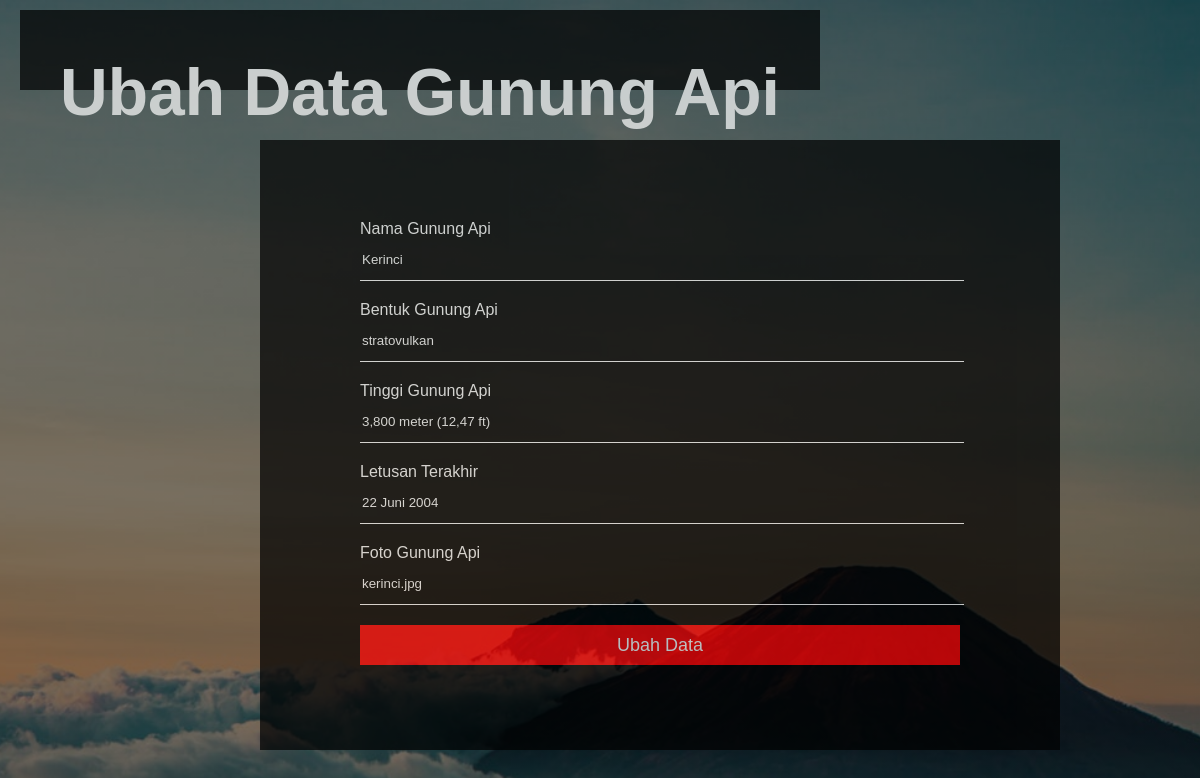
/ubah/ubah.php?id=2, run on the app's committed database.
### tables this page shows
CREATE TABLE `tb_gunung` (
  `id` int(5) NOT NULL,
  `nama` varchar(20) NOT NULL,
  `bentuk` varchar(20) NOT NULL,
  `tinggi` varchar(30) NOT NULL,
  `letusan_terakhir` varchar(30) NOT NULL,
  `gambar` varchar(30) NOT NULL
);

### ubah/ubah.php (the view, shortened to what this page needs)
<?php
    $id=$_GET["id"];
    $conn=mysqli_connect("localhost","root","","db_gunung");
    $result = mysqli_query($conn, "SELECT * FROM tb_gunung WHERE id = $id");
?>
<!DOCTYPE html>
<html>
<head>
        <link rel="stylesheet" type="text/css" href="style.css">
</head>
<body>
        <header>
        <div class="title">
                <h1 style="text-align: center;">Ubah Data Gunung Api</h1>
        </div>
        <div class="isi">
                <div class="isi2">
                    <?php while($row = mysqli_fetch_assoc($result)) :?>
                        <form action="" method="post">
                                       <p><label for="nama">Nama Gunung Api </label></p>
                                        <input type="text" name="nama" id="nama" required value="<?php echo $row["nama"];?>">
                                        <p><label for="bentuk">Bentuk Gunung Api </label></p>
                                        <input type="text" name="bentuk" id="bentuk"  required value="<?php echo $row["bentuk"];?>">
                                        <p><label for="tinggi">Tinggi Gunung Api </label></p>
                                        <input type="text" name="tinggi" id="tinggi"  required value="<?php echo $row["tinggi"];?>">
                                        <p><label for="letusan_terakhir">Letusan Terakhir </label></p>
                                        <input type="text" name="letusan_terakhir" id="letusan_terakhir" required value="<?php echo $row["letusan_terakhir"];?>">
                                        <p><label for="gambar">Foto Gunung Api </label></p>
                                        <input type="text" name="gambar" id="gambar" value="<?php echo $row["gambar"];?>">
                                        <input type="submit" name="submit" value="Ubah Data">
                        </form>
                     <?php endwhile;?>
                </div>
        </div>
        </header>
</body>
</html>

### style.css (style rules this page uses)
p { margin:0px; padding: 0px; }
body { font-family: arial; }
body { background-image:linear-gradient(rgba(0,0,0,0.5),rgba(0,0,0,0.5)), url("d.jpg"); height: 100vh; background-color: lightblue; background-size: cover; background-position: center bottom; }
.title { position: absolute; top: 30%; left: 40%; transform: translate(-30%,-50%); }
.title h1 { color: white; font-size: 66px; }

### ubah/ubah.php (style rules this page uses)
p { margin:0px; padding: 0px; }
body { font-family: arial; }
body { background-image:linear-gradient(rgba(0,0,0,0.5),rgba(0,0,0,0.5)), url("../d.jpg"); height: 130vh; background-color: white; background-size: cover; background-position: center bottom; }
.title { width: 800px; height: 80px; background-color: black; color: white; position: absolute; top: 50px; left: 260px; opacity: 0.7; }
.isi { width: 600px; height: 450px; background-color: black; color: white; position: absolute; top: 140px; left: 260px; opacity: 0.7; margin: auto; padding: 80px 100px; }
.isi input { color: white; width: 100%; margin-bottom: 20px; border: none; background: transparent; border-bottom: 1px solid white; outline: none; height: 40px; color: white; }
.isi input[type="submit"] { border: none; outline: none; height: 40px; background-color: red; color: white; font-size: 18px; }

### data on the page
tb_gunung: nama "Kerinci", bentuk "stratovulkan", tinggi "3,800 meter (12,47 ft)", letusan_terakhir "22 Juni 2004", gambar "kerinci.jpg"
